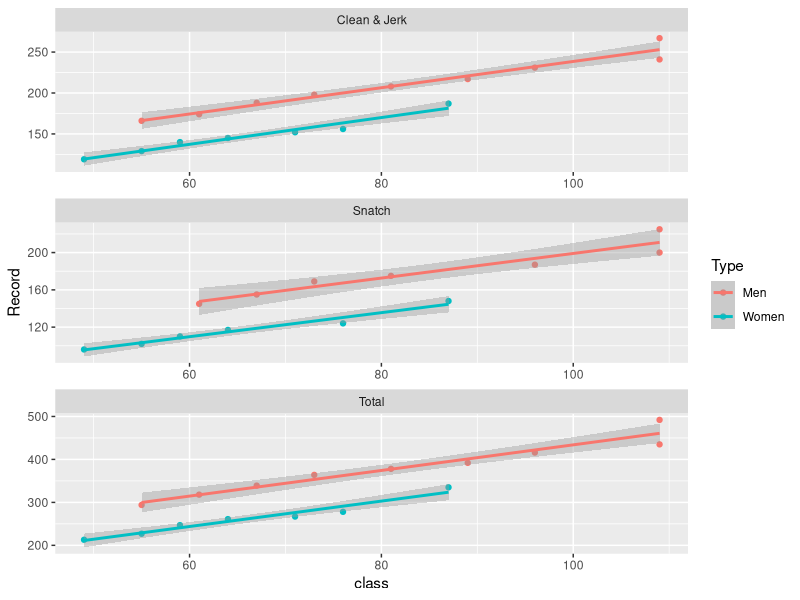

Here is the R script that generated this plot:
## ---- chunk 1
#| output: false
library(tidyverse)

raw_data <- read_csv(here::here("Week_1", "hw_1_data.csv")) |>
  select(-9)

clean_df <- function(raw_df) {

  clean_df <- raw_df |>
    mutate(class = case_when(str_detect(Event, "kg") ~ Event, TRUE ~ NA_character_)) |>
    fill(class, .direction = "down") |>
    drop_na() |>
    mutate(Record = str_extract(Record, "[0-9]+") |> as.numeric(),
           class = str_extract(class, "[0-9]+") |> as.numeric())

  clean_df

}

cleaned_data <- raw_data |> clean_df()

## ---- chunk 2
cleaned_data |>
  ggplot(aes(class, Record, col = Type)) + geom_point() + geom_smooth(method = "lm") + facet_wrap(Event ~ ., scales = "free", ncol =1)
## ---- chunk 3
nested_mods <- cleaned_data |>
  mutate(Record = str_extract(Record, "[0-9]+") |> as.numeric(),
         class = str_extract(class, "[0-9]+") |> as.numeric()) |>
  group_nest(Type, Event) |>
  mutate(mod = map(data, ~ lm(log10(Record) ~ log10(class), data = .) |> broom::tidy())) |>
  select(-data) |>
  unnest(mod)

coeffs <- nested_mods |>
  select(Type:estimate) |>
  pivot_wider(names_from = "term", values_from = "estimate") |>
  rename(c = 3, beta = 4) |>
  mutate(c = 10^c) ## we need to exponentiate because the coefficient from the model is on the log scale

coeffs |>
  knitr::kable()

## ---- chunk 4
cleaned_data |>
  left_join(coeffs) |>
  mutate(pred = c*class^beta) |>
  mutate(normalized_record = 100*(Record/((c*class^beta) - 1))) |>
  arrange(desc(normalized_record)) |>
  head() |>
  select(Type, Event, Athlete, normalized_record) |> 
  knitr::kable()
